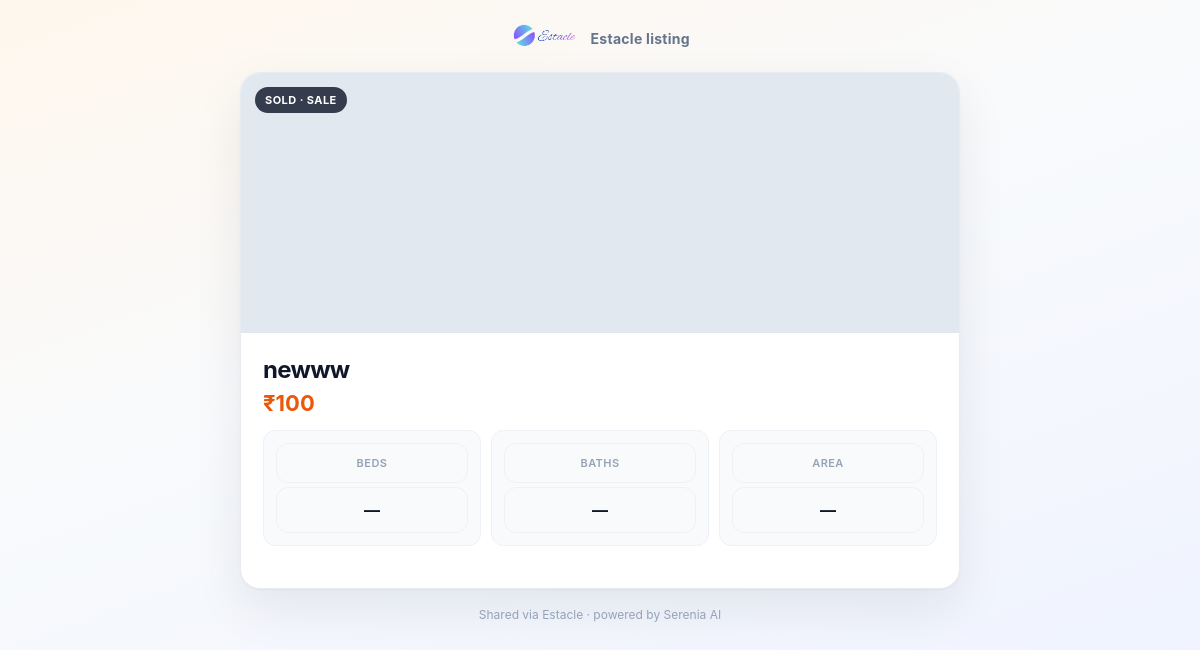
Page /share/property/1 on the earlier database version.
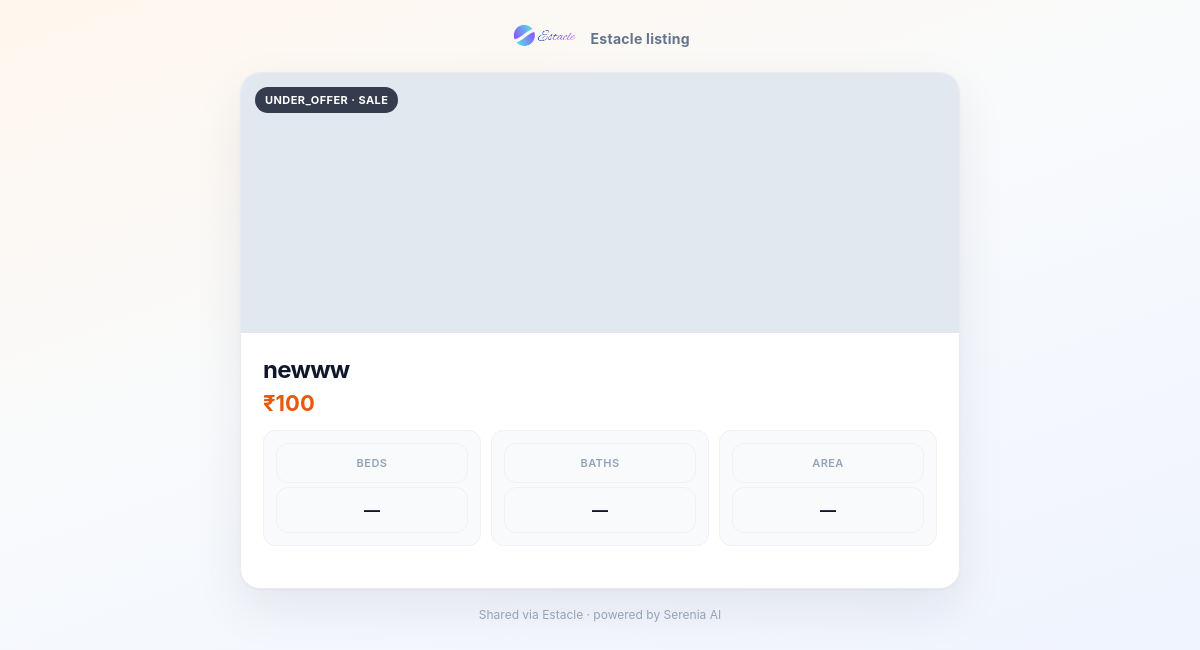
Same page on the later database version.
### tables this page shows
CREATE TABLE properties (
            id INTEGER PRIMARY KEY AUTOINCREMENT,
            title TEXT NOT NULL,
            description TEXT,
            price REAL NOT NULL,
            property_type TEXT NOT NULL,
            status TEXT DEFAULT 'available',
            address TEXT,
            city TEXT,
            state TEXT,
            zip_code TEXT,
            bedrooms INTEGER,
            bathrooms REAL,
            area_sqft REAL,
            agent_id INTEGER,
            created_at TIMESTAMP DEFAULT CURRENT_TIMESTAMP, category TEXT DEFAULT "sale", listing_type TEXT DEFAULT "sale", floor TEXT, carpet_area REAL, furnishing TEXT, parking TEXT, amenities TEXT, seller_name TEXT, seller_phone TEXT, monthly_rent REAL, security_deposit REAL, maintenance REAL, per_sqft REAL, latitude TEXT, longitude TEXT, photos TEXT, year_built TEXT, facing TEXT, videos TEXT,
            FOREIGN KEY (agent_id) REFERENCES users (id)
        );

CREATE TABLE settings (
            key TEXT PRIMARY KEY,
            value TEXT
        );

### routes/admin/properties.py (the view)
@admin.route('/share/property/<int:prop_id>')
def share_property_public(prop_id):
    db = get_db()
    migrate_db()
    prop = db.execute(
        "SELECT p.*, u.full_name as agent_name FROM properties p "
        "LEFT JOIN users u ON p.agent_id = u.id WHERE p.id = ?",
        (prop_id,),
    ).fetchone()
    if not prop:
        return ("Property not found", 404)
    prop = dict(prop)
    photos = [x.strip() for x in (prop.get('photos') or '').split(',') if x.strip()]
    videos = [x.strip() for x in (prop.get('videos') or '').split(',') if x.strip()]
    currency = get_setting('currency', 'INR')
    return render_template(
        'public_property_share.html',
        prop=prop,
        photos=photos,
        videos=videos,
        currency=currency,
        format_money=format_money,
    )

### core/db.py (called while the page is built)
def get_db():
    if 'db' not in g:
        g.db = sqlite3.connect(current_app.config['DATABASE'])
        g.db.row_factory = sqlite3.Row
    return g.db

### core/helpers.py (called while the page is built)
def get_setting(key, default=''):
    db = get_db()
    row = db.execute('SELECT value FROM settings WHERE key = ?', (key,)).fetchone()
    return row['value'] if row else default

def format_money(amount, currency=None):
    if amount is None:
        return '—'
    currency = currency or get_setting('currency', 'INR')
    symbols = {'USD': '$', 'INR': '₹', 'AED': 'AED '}
    sym = symbols.get(currency, currency + ' ')
    try:
        return f"{sym}{float(amount):,.0f}"
    except (TypeError, ValueError):
        return str(amount)

### templates/public_property_share.html (shortened to what this page needs)
<!DOCTYPE html>
<html lang="en">
<head>
</head>
<body>
  <div class="wrap">
    <div class="brand">
      <img src="/static/images/logo.png" alt="Estacle" onerror="this.style.display='none'">
      <span>Estacle listing</span>
    </div>
    <div class="card">
      {% set cover = photos[0] if photos else None %}
      <div class="hero" {% if cover %}style="background-image:url('/static/uploads/properties/{{ cover }}')"{% endif %}>
        <span class="badge">{{ prop.status or 'listing' }} · {{ prop.listing_type or 'sale' }}</span>
      </div>
      <div class="body">
        <h1>{{ prop.title }}</h1>
        <div class="price">{{ format_money(prop.price or 0, currency) }}</div>
        <div class="meta">
          <div><div class="k">Beds</div><div class="v">{{ prop.bedrooms or '—' }}</div></div>
          <div><div class="k">Baths</div><div class="v">{{ prop.bathrooms or '—' }}</div></div>
          <div><div class="k">Area</div><div class="v">{% if prop.area_sqft %}{{ prop.area_sqft }} sqft{% else %}—{% endif %}</div></div>
        </div>
      </div>
    </div>
    <div class="footer">Shared via Estacle · powered by Serenia AI</div>
  </div>
</body>
</html>

Differences in the rows shown:
changed properties "newww": status "SOLD" → "UNDER_OFFER"
